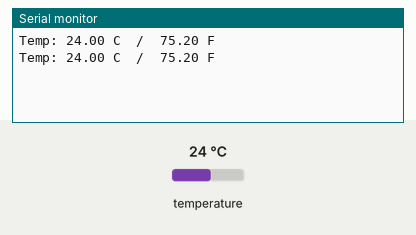
A sketch run on a simulated Arduino Uno, built with avr-gcc and run on an emulated ATmega328P. Parts: the last lines printed to the serial monitor. The inputs (shaded band) are chosen by the test bench; at power-on: temperature 24 °C.

Above: at 3.3 s.
3.4 s: temperature set to 12 °C
At 5.4 s:
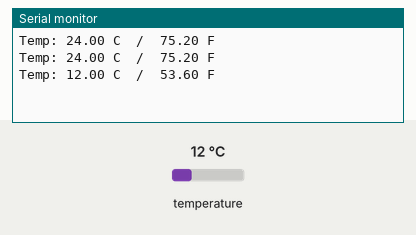
5.9 s: temperature set to 19 °C
At 6.7 s:
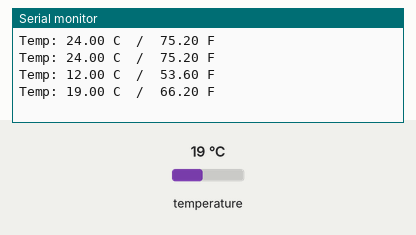
Timing chart, 0 to 8.9 s (numbered marks = the images above; inputs shaded):
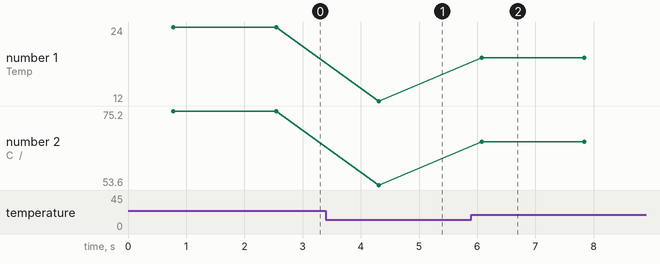

The sketch:

example_1.ino
```cpp
// Reads temperature from a single DS18B20 on Arduino using OneWire/DallasTemperature and prints Celsius and Fahrenheit to Serial every second.
//
// Buy this module: https://shillehtek.com/products/ds18b20-waterproof-digital-temp-sensor-probe-1m-for-arduino-pi
// Full manual: https://shillehtek.com/blogs/shillehtek-product-manuals/ds18b20-waterproof-digital-temp-sensor-probe-1m-for-arduino-pi-manual
// More examples: https://github.com/shillehbean/shillehtek-examples
//

// DS18B20 - Read temperature on Arduino
// Wire: Red=5V, Black=GND, Yellow=D2 with 4.7k pull-up to 5V
// Install libraries: OneWire, DallasTemperature

#include <OneWire.h>
#include <DallasTemperature.h>

const int ONE_WIRE_BUS = 2;
OneWire oneWire(ONE_WIRE_BUS);
DallasTemperature sensors(&oneWire);

void setup() {
  Serial.begin(9600);
  sensors.begin();
}

void loop() {
  sensors.requestTemperatures();
  float c = sensors.getTempCByIndex(0);
  float f = c * 9.0 / 5.0 + 32.0;

  Serial.print("Temp: "); Serial.print(c, 2); Serial.print(" C  /  ");
  Serial.print(f, 2); Serial.println(" F");
  delay(1000);
}
```

Measured:
- after the input at 3.4 s, the serial monitor: prints a new line after 0.91 s (image 1)
- after the input at 5.9 s, the serial monitor: prints a new line after 0.17 s (image 2)
- plotted number 1: 24 → 12 after the input at 3.4 s, 12 → 19 after the input at 5.9 s
- plotted number 2: 75.2 → 53.6 after the input at 3.4 s, 53.6 → 66.2 after the input at 5.9 s
